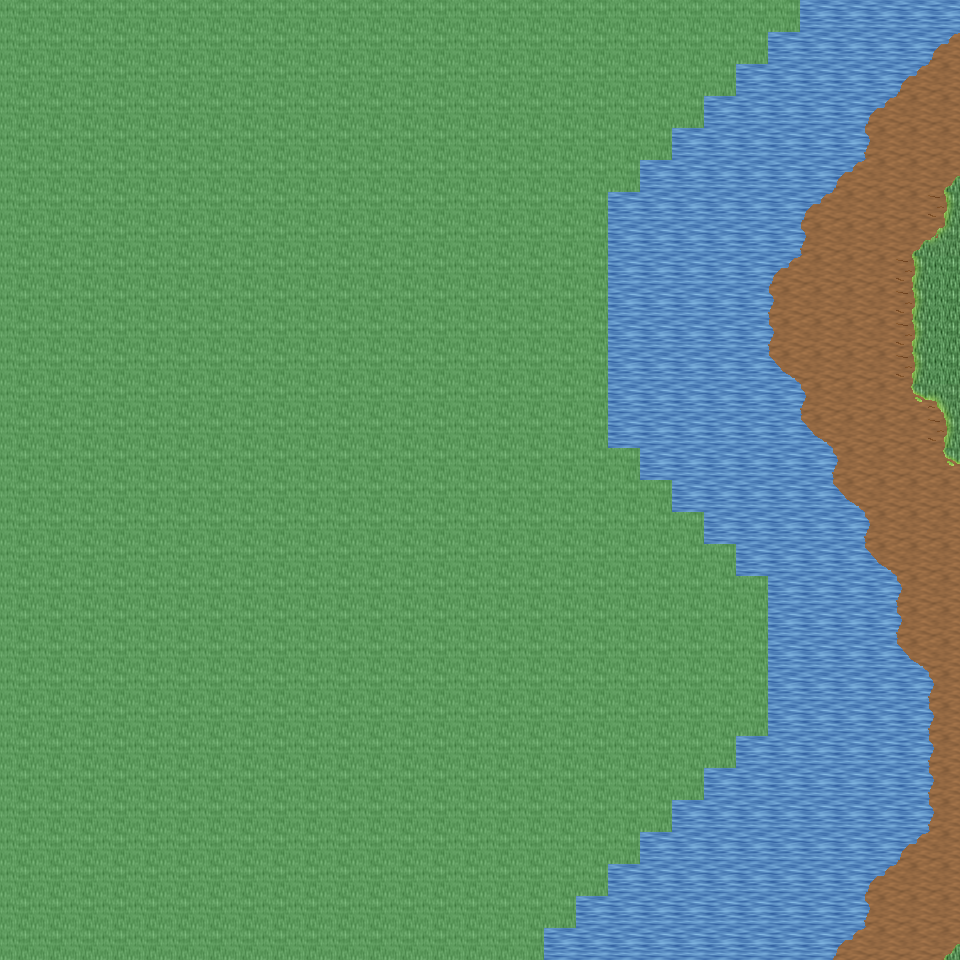

This game map was drawn from its Tiled (.tmx) file and the tilesets committed beside it. A one-line description and the trimmed map source follow:
An orthogonal 30x30 tile map with 32x32 px tiles, 6 tile layers (Ground, Object, Object2, Above, ...), 23 tilesets and 3 objects (3x mapExit).

<map version="1.0" orientation="orthogonal" renderorder="right-down" width="30" height="30" tilewidth="32" tileheight="32" nextobjectid="4">
  <tileset firstgid="1" name="tileset_ground_ground" tilewidth="32" tileheight="32" tilecount="33" columns="3">
    <image source="../drawable/tileset_ground_ground.png" width="96" height="352" />
  </tileset>
  <tileset firstgid="34" name="tileset_ground_water_pool" tilewidth="32" tileheight="32" tilecount="72" columns="3">
    <image source="../drawable/tileset_ground_water_pool.png" width="96" height="768" />
  </tileset>
  <tileset firstgid="106" name="tileset_ground_water_pool_corners" tilewidth="32" tileheight="32" tilecount="72" columns="3">
    <image source="../drawable/tileset_ground_water_pool_corners.png" width="96" height="768" />
  </tileset>
  <tileset firstgid="178" name="tileset_ground_grass_edges" tilewidth="32" tileheight="32" tilecount="36" columns="12">
    <image source="../drawable/tileset_ground_grass_edges.png" width="384" height="96" />
  </tileset>
  <tileset firstgid="214" name="tileset_ground_grass_corners" tilewidth="32" tileheight="32" tilecount="24" columns="6">
    <image source="../drawable/tileset_ground_grass_corners.png" width="192" height="128" />
  </tileset>
  <tileset firstgid="238" name="tileset_plant_tree_palm_tree" tilewidth="32" tileheight="32" tilecount="6" columns="2">
    <image source="../drawable/tileset_plant_tree_palm_tree.png" width="64" height="96" />
  </tileset>
  <tileset firstgid="244" name="tileset_logic_creature_animal" tilewidth="32" tileheight="32" tilecount="32" columns="8">
    <image source="../drawable/tileset_logic_creature_animal.png" width="256" height="128" />
  </tileset>
  <tileset firstgid="276" name="tileset_logic_collision" tilewidth="32" tileheight="32" tilecount="1" columns="1">
    <image source="../drawable/tileset_logic_collision.png" width="32" height="32" />
  </tileset>
  <tileset firstgid="277" name="tileset_plant_bush_various_small" tilewidth="32" tileheight="32" tilecount="9" columns="3">
    <image source="../drawable/tileset_plant_bush_various_small.png" width="96" height="96" />
  </tileset>
  <tileset firstgid="286" name="tileset_item_corpse_huge_animal" tilewidth="32" tileheight="32" tilecount="16" columns="2">
    <image source="../drawable/tileset_item_corpse_huge_animal.png" width="64" height="256" />
  </tileset>
  <tileset firstgid="302" name="tileset_object_tent" tilewidth="32" tileheight="32" tilecount="9" columns="3">
    <image source="../drawable/tileset_object_tent.png" width="96" height="96" />
  </tileset>
  <tileset firstgid="311" name="tileset_furniture_light_iron_lamp" tilewidth="32" tileheight="32" tilecount="3" columns="1">
    <image source="../drawable/tileset_furniture_light_iron_lamp.png" width="32" height="96" />
  </tileset>
  <tileset firstgid="314" name="tileset_furniture_light_flames" tilewidth="32" tileheight="32" tilecount="6" columns="6">
    <image source="../drawable/tileset_furniture_light_flames.png" width="192" height="32" />
  </tileset>
  <tileset firstgid="320" name="tileset_logic_creature_amazon" tilewidth="32" tileheight="32" tilecount="16" columns="8">
    <image source="../drawable/tileset_logic_creature_amazon.png" width="256" height="64" />
  </tileset>
  <tileset firstgid="336" name="tileset_logic_item_fruits" tilewidth="32" tileheight="32" tilecount="16" columns="8">
    <image source="../drawable/tileset_logic_item_fruits.png" width="256" height="64" />
  </tileset>
  <tileset firstgid="352" name="tileset_plant_pineapple_plant" tilewidth="32" tileheight="32" tilecount="6" columns="2">
    <image source="../drawable/tileset_plant_pineapple_plant.png" width="64" height="96" />
  </tileset>
  <tileset firstgid="358" name="tileset_ground_grass_2" tilewidth="32" tileheight="32" tilecount="21" columns="3">
    <image source="../drawable/tileset_ground_grass_2.png" width="96" height="224" />
  </tileset>
  <tileset firstgid="379" name="tileset_light_dim_yellow_light_7x5" tilewidth="32" tileheight="32" tilecount="35" columns="7">
    <image source="../drawable/tileset_light_dim_yellow_light_7x5.png" width="224" height="160" />
  </tileset>
  <tileset firstgid="414" name="tileset_light_yellow_light_5x5" tilewidth="32" tileheight="32" tilecount="25" columns="5">
    <image source="../drawable/tileset_light_yellow_light_5x5.png" width="160" height="160" />
  </tileset>
  <tileset firstgid="439" name="tileset_building_huts" tilewidth="32" tileheight="32" tilecount="338" columns="26">
    <image source="../drawable/tileset_building_huts.png" width="832" height="416" />
  </tileset>
  <tileset firstgid="777" name="tileset_item_firewood" tilewidth="32" tileheight="32" tilecount="12" columns="3">
    <image source="../drawable/tileset_item_firewood.png" width="96" height="128" />
  </tileset>
  <tileset firstgid="789" name="tileset_logic_creature_spider" tilewidth="32" tileheight="32" tilecount="3" columns="3">
    <image source="../drawable/tileset_logic_creature_spider.png" width="96" height="32" />
  </tileset>
  <tileset firstgid="792" name="tileset_logic_creature_reptile" tilewidth="32" tileheight="32" tilecount="7" columns="7">
    <image source="../drawable/tileset_logic_creature_reptile.png" width="224" height="32" />
  </tileset>
  <layer name="Ground" width="30" height="30">
    <data>[900 cells, 900 non-empty, 8 distinct tile ids]</data>
  </layer>
  <layer name="Object" width="30" height="30">
    <data>[900 cells, 42 non-empty, 8 distinct tile ids]</data>
  </layer>
  <layer name="Object2" width="30" height="30">
    <data>[900 cells, 0 non-empty, 0 distinct tile ids]</data>
  </layer>
  <layer name="Above" width="30" height="30">
    <data>[900 cells, 0 non-empty, 0 distinct tile ids]</data>
  </layer>
  <layer name="Above2" width="30" height="30">
    <data>[900 cells, 0 non-empty, 0 distinct tile ids]</data>
  </layer>
  <layer name="Walkable" width="30" height="30">
    <data>[900 cells, 633 non-empty, 1 distinct tile ids]</data>
  </layer>
  <objectgroup name="MapEvents">
    <object id="1" name="north" type="mapExit" x="800" y="0" width="160" height="32">
      <properties>
        <property name="map" value="level_0_x256_y26" />
        <property name="x" value="25" />
        <property name="y" value="28" />
      </properties>
    </object>
    <object id="2" name="south" type="mapExit" x="544" y="928" width="416" height="32">
      <properties>
        <property name="map" value="level_0_x256_y28" />
        <property name="x" value="17" />
        <property name="y" value="1" />
      </properties>
    </object>
    <object id="3" name="east" type="mapExit" x="928" y="0" width="32" height="960">
      <properties>
        <property name="map" value="level_0_x257_y27" />
        <property name="x" value="1" />
        <property name="y" value="0" />
      </properties>
    </object>
  </objectgroup>
</map>
